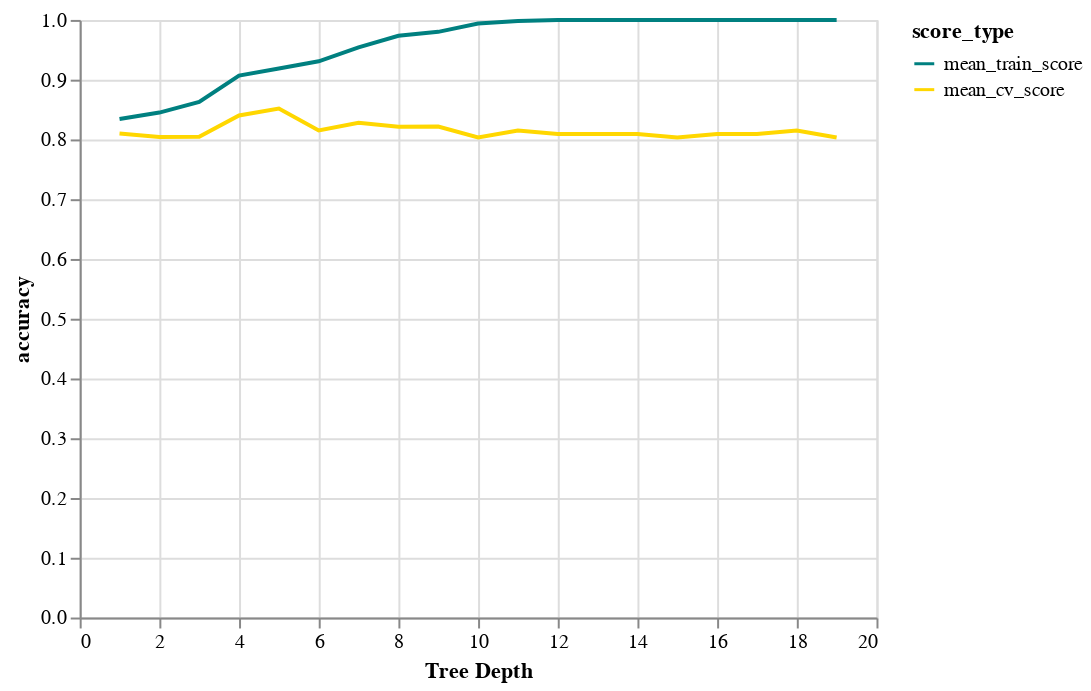

Notebook source saved alongside this figure:
### Code cell
source = results_df.melt(id_vars=['depth'] , 
                              value_vars=['mean_train_score', 'mean_cv_score'], 
                              var_name='score_type', value_name='accuracy')
chart1 = alt.Chart(source).mark_line().encode(
    alt.X('depth:Q', axis=alt.Axis(title="Tree Depth")),
    alt.Y('accuracy:Q'),
    alt.Color('score_type:N', scale=alt.Scale(domain=['mean_train_score', 'mean_cv_score'],
                                           range=['teal', 'gold'])))
chart1

### Figure 1 — Vega-Lite specification as saved in the notebook (floating-point values rounded to 4 significant figures)
{"config": {"view": {"continuousWidth": 400, "continuousHeight": 300}}, "data": {"name": "data-99718f2dbb3c28a67b2f8114b03e8b75"}, "mark": "line", "encoding": {"color": {"type": "nominal", "field": "score_type", "scale": {"domain": ["mean_train_score", "mean_cv_score"], "range": ["teal", "gold"]}}, "x": {"type": "quantitative", "axis": {"title": "Tree Depth"}, "field": "depth"}, "y": {"type": "quantitative", "field": "accuracy"}}, "$schema": "https://vega.github.io/schema/vega-lite/v4.8.1.json", "datasets": {"data-99718f2dbb3c28a67b2f8114b03e8b75": [{"depth": 1, "score_type": "mean_train_score", "accuracy": 0.8343}, {"depth": 2, "score_type": "mean_train_score", "accuracy": 0.845}, {"depth": 3, "score_type": "mean_train_score", "accuracy": 0.863}, {"depth": 4, "score_type": "mean_train_score", "accuracy": 0.9069}, {"depth": 5, "score_type": "mean_train_score", "accuracy": 0.9188}, {"depth": 6, "score_type": "mean_train_score", "accuracy": 0.9308}, {"depth": 7, "score_type": "mean_train_score", "accuracy": 0.9541}, {"depth": 8, "score_type": "mean_train_score", "accuracy": 0.9734}, {"depth": 9, "score_type": "mean_train_score", "accuracy": 0.98}, {"depth": 10, "score_type": "mean_train_score", "accuracy": 0.994}, {"depth": 11, "score_type": "mean_train_score", "accuracy": 0.998}, {"depth": 12, "score_type": "mean_train_score", "accuracy": 1.0}, {"depth": 13, "score_type": "mean_train_score", "accuracy": 1.0}, {"depth": 14, "score_type": "mean_train_score", "accuracy": 1.0}, {"depth": 15, "score_type": "mean_train_score", "accuracy": 1.0}, {"depth": 16, "score_type": "mean_train_score", "accuracy": 1.0}, {"depth": 17, "score_type": "mean_train_score", "accuracy": 1.0}, {"depth": 18, "score_type": "mean_train_score", "accuracy": 1.0}, {"depth": 19, "score_type": "mean_train_score", "accuracy": 1.0}, {"depth": 1, "score_type": "mean_cv_score", "accuracy": 0.8099}, {"depth": 2, "score_type": "mean_cv_score", "accuracy": 0.804}, {"depth": 3, "score_type": "mean_cv_score", "accuracy": 0.8044}, {"depth": 4, "score_type": "mean_cv_score", "accuracy": 0.8401}, {"depth": 5, "score_type": "mean_cv_score", "accuracy": 0.8518}, {"depth": 6, "score_type": "mean_cv_score", "accuracy": 0.8151}, {"depth": 7, "score_type": "mean_cv_score", "accuracy": 0.8279}, {"depth": 8, "score_type": "mean_cv_score", "accuracy": 0.8213}, {"depth": 9, "score_type": "mean_cv_score", "accuracy": 0.8217}, {"depth": 10, "score_type": "mean_cv_score", "accuracy": 0.8033}, {"depth": 11, "score_type": "mean_cv_score", "accuracy": 0.8151}, {"depth": 12, "score_type": "mean_cv_score", "accuracy": 0.8092}, {"depth": 13, "score_type": "mean_cv_score", "accuracy": 0.8092}, {"depth": 14, "score_type": "mean_cv_score", "accuracy": 0.8092}, {"depth": 15, "score_type": "mean_cv_score", "accuracy": 0.8033}, {"depth": 16, "score_type": "mean_cv_score", "accuracy": 0.8092}, {"depth": 17, "score_type": "mean_cv_score", "accuracy": 0.8092}, {"depth": 18, "score_type": "mean_cv_score", "accuracy": 0.8151}, {"depth": 19, "score_type": "mean_cv_score", "accuracy": 0.8033}]}}
